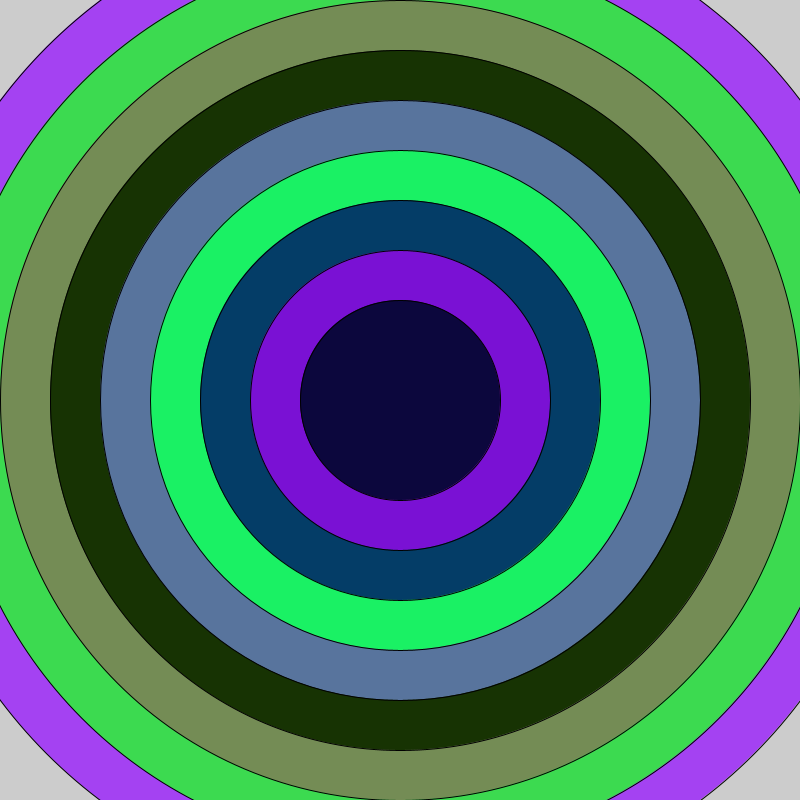
Frame 1 (no input)
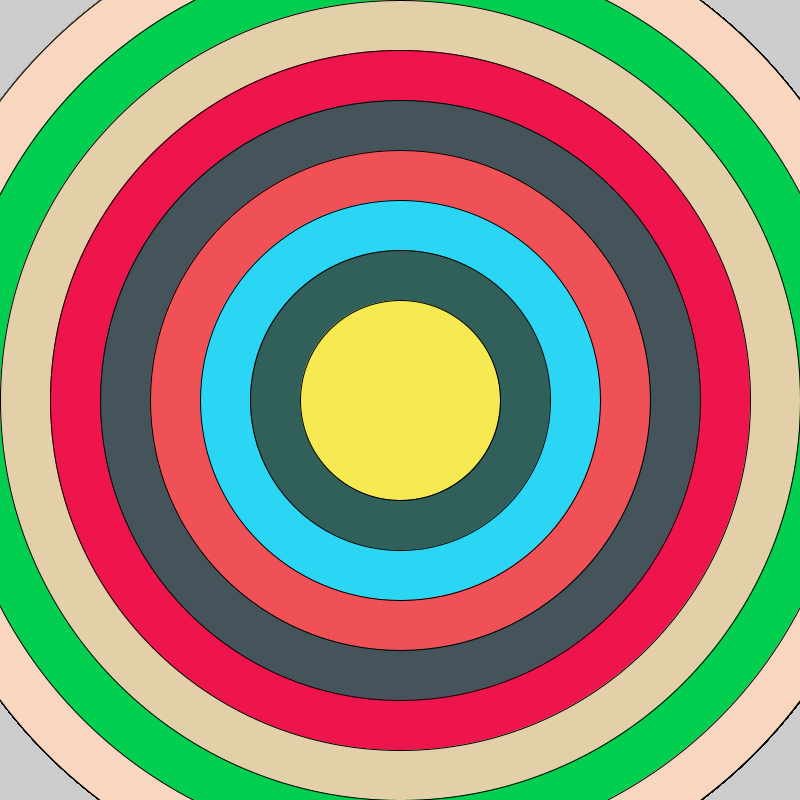
Frame 60 (the mouse pressed at the canvas centre just before this capture)
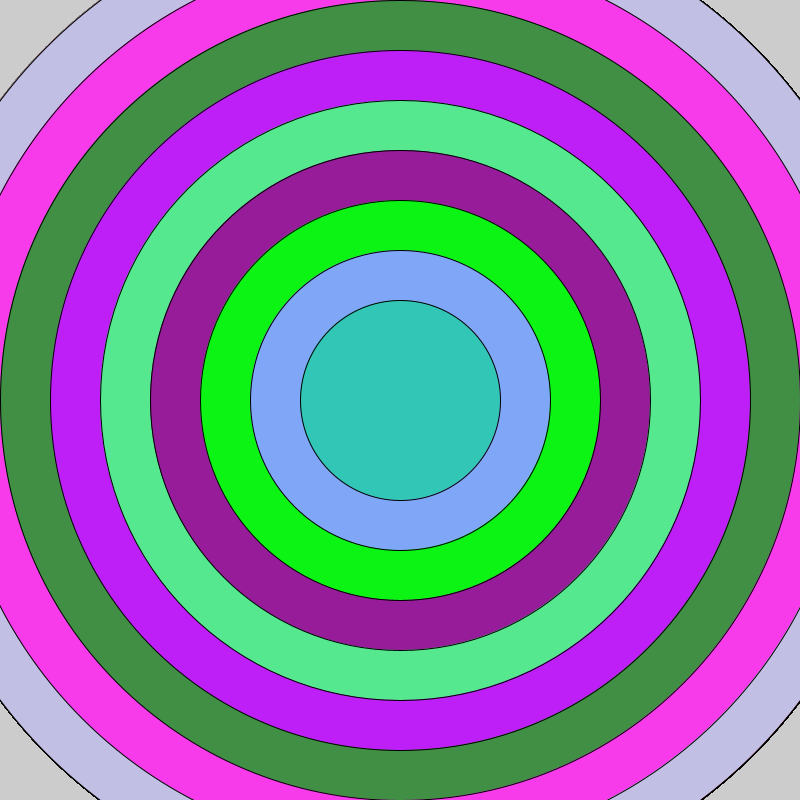
Frame 120 (the mouse held since frame 60 and released just before this capture)

The Processing sketch that drew these frames (run headless with seeded random() and noise(); from frame 60 on, the mouse is pressed at the canvas centre):

// Processing sketch: e31mouseclickedBoolean
// ── e31mouseclickedBoolean.pde
float [] r=new float[10];
boolean go=true;
void setup(){
size(800,800);
for(int i=0; i<r.length;i++){
r[i]=(i+1)*100;
}

}
void draw(){
  for(int i=r.length-1; i>0;i--){
    fill(random(255),random(255),random(255));
    ellipse(width/2,height/2,r[i],r[i]);
  }
  
  

}

void mouseClicked(){
go=!go;
  
  if(go){
    loop();
  }
   else{
    noLoop();
}
}
